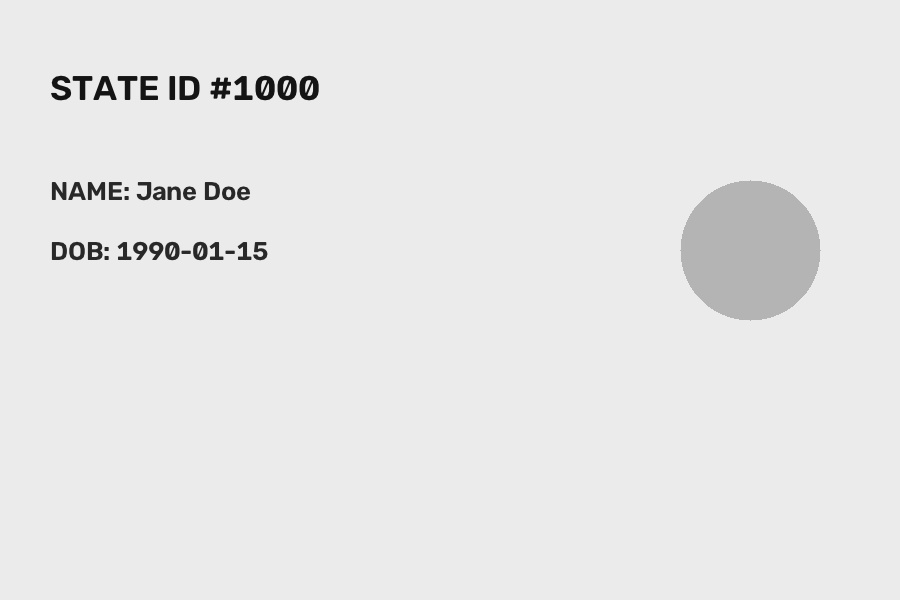
#> input picture dataset/genuine/sample_0.jpg, 900 x 600 px; its folder holds only this picture in this run
$ python generate_synthetic_forgeries.py
#> lines starting #> are read from the running program, lines starting #| are printed output that depends on the picture
"""
generate_synthetic_forgeries.py

Phase 2 deliverable — AI-Based Fake Identity and Document Screening System

Purpose
-------
Real leaked/forged ID datasets are (rightly) hard to get for a course project.
This script takes your "genuine" sample ID images and synthetically tampers
them in ways that mimic real-world forgery techniques, so you have a labeled
Genuine/Forged dataset to train and evaluate the ELA classifier locally.

Forgery types simulated (each is a real tampering technique):
  1. Text overlay tampering   — simulates editing a name/DOB/ID number field
  2. Photo splicing           — simulates swapping the ID photo with another
  3. Copy-move cloning        — simulates duplicating a region to cover/hide text
  4. Recompression artifact   — simulates a screenshot-and-re-save forgery
     (no visible edit, but a JPEG-generation-history inconsistency — a good
     "hard negative" so your classifier doesn't just learn to spot obvious edits)

Usage
-----
    python generate_synthetic_forgeries.py \
        --genuine_dir dataset/genuine \
        --output_dir dataset/forged \
        --per_image 4

Requirements: opencv-python, numpy, Pillow (already in requirements.txt)
"""

import argparse
import os
import random
from pathlib import Path

import cv2
import numpy as np
from PIL import Image, ImageDraw, ImageFont


# --------------------------------------------------------------------------- #
# Individual forgery operations
# --------------------------------------------------------------------------- #

def tamper_text_overlay(image: np.ndarray) -> np.ndarray:
    """Paste a new text string over part of the image, mimicking an edited
    name/DOB/ID field. Uses PIL for cleaner font rendering than cv2.putText."""
    pil_img = Image.fromarray(cv2.cvtColor(image, cv2.COLOR_BGR2RGB))
    draw = ImageDraw.Draw(pil_img)
    h, w = image.shape[:2]

    # Pick a plausible "text field" region (lower-left third, where names/DOB
    # usually sit on ID templates) and paint over it before writing new text —
    # this mimics how a forger blanks a field before typing a replacement.
    x = random.randint(int(w * 0.05), int(w * 0.35))
    y = random.randint(int(h * 0.55), int(h * 0.8))
    box_w, box_h = random.randint(120, 220), random.randint(20, 34)
    draw.rectangle([x, y, x + box_w, y + box_h], fill=(245, 245, 240))

    fake_strings = ["JOHN A SMITH", "01/01/1999", "ID-88213X", "EXP 12/2030"]
    try:
        font = ImageFont.truetype("DejaVuSans-Bold.ttf", size=box_h - 6)
    except IOError:
        font = ImageFont.load_default()
    draw.text((x + 4, y + 2), random.choice(fake_strings), fill=(20, 20, 20), font=font)

    return cv2.cvtColor(np.array(pil_img), cv2.COLOR_RGB2BGR)


def tamper_photo_splice(image: np.ndarray) -> np.ndarray:
    """Simulate photo-swap fraud: cut a rectangular region (standing in for
    the ID photo slot), then paste back a resized/blurred/noised version of
    itself from elsewhere in the image — approximating the blending artifacts
    of a spliced-in photo without needing a second source image."""
    h, w = image.shape[:2]
    result = image.copy()

    # Assume photo sits in the left third of the document — common ID layout.
    px, py = int(w * 0.05), int(h * 0.15)
    pw, ph = int(w * 0.28), int(h * 0.55)
    pw, ph = max(pw, 10), max(ph, 10)

    # Source a donor patch from elsewhere in the image, resize to fit,
    # then blend it in with a soft-edged mask (splices rarely have hard edges
    # after a forger blurs the boundary).
    donor_x = random.randint(0, max(1, w - pw))
    donor_y = random.randint(0, max(1, h - ph))
    donor = image[donor_y:donor_y + ph, donor_x:donor_x + pw]
    donor = cv2.resize(donor, (pw, ph))
    donor = cv2.GaussianBlur(donor, (3, 3), 0)

    mask = np.zeros((ph, pw), dtype=np.uint8)
    cv2.ellipse(mask, (pw // 2, ph // 2), (pw // 2 - 3, ph // 2 - 3), 0, 0, 360, 255, -1)
    mask = cv2.GaussianBlur(mask, (9, 9), 0)
    mask_3ch = cv2.merge([mask, mask, mask]).astype(np.float32) / 255.0

    roi = result[py:py + ph, px:px + pw].astype(np.float32)
    blended = (roi * (1 - mask_3ch) + donor.astype(np.float32) * mask_3ch).astype(np.uint8)
    result[py:py + ph, px:px + pw] = blended

    return result


def tamper_copy_move(image: np.ndarray) -> np.ndarray:
    """Copy a small patch and paste it elsewhere on the same image — the
    classic 'copy-move' forgery used to hide a security feature or duplicate
    a stamp/signature."""
    h, w = image.shape[:2]
    result = image.copy()
    patch_w, patch_h = random.randint(40, 90), random.randint(20, 45)

    src_x = random.randint(0, max(1, w - patch_w))
    src_y = random.randint(0, max(1, h - patch_h))
    patch = image[src_y:src_y + patch_h, src_x:src_x + patch_w]

    dst_x = random.randint(0, max(1, w - patch_w))
    dst_y = random.randint(0, max(1, h - patch_h))
    result[dst_y:dst_y + patch_h, dst_x:dst_x + patch_w] = patch

    return result


def tamper_recompression(image: np.ndarray) -> np.ndarray:
    """No visible edit — just repeatedly re-encode at low JPEG quality to
    mimic a 'screenshot of a screenshot' forgery. This is intentionally a
    HARD example: your classifier should ideally still flag inconsistent
    compression history, but don't be surprised if this class has lower
    detection accuracy — that's a good, honest talking point for your report."""
    result = image
    for quality in (60, 40, 55):
        _, encoded = cv2.imencode(".jpg", result, [cv2.IMWRITE_JPEG_QUALITY, quality])
        result = cv2.imdecode(encoded, cv2.IMREAD_COLOR)
    return result


FORGERY_FUNCTIONS = {
    "text_overlay": tamper_text_overlay,
    "photo_splice": tamper_photo_splice,
    "copy_move": tamper_copy_move,
    "recompression": tamper_recompression,
}


# --------------------------------------------------------------------------- #
# Driver
# --------------------------------------------------------------------------- #

def generate_forgeries(genuine_dir: str, output_dir: str, per_image: int, seed: int = 42) -> None:
#> called with genuine_dir = 'dataset/genuine', output_dir = 'dataset/forged', per_image = 4, seed = 42
    random.seed(seed)
    np.random.seed(seed)

    genuine_paths = sorted(
        [p for p in Path(genuine_dir).glob("*") if p.suffix.lower() in (".jpg", ".jpeg", ".png")]
    )
    if not genuine_paths:
        raise FileNotFoundError(
            f"No images found in '{genuine_dir}'. Add sample ID images there first "
            f"(see the dataset sourcing notes in README / Phase 2 notes)."
        )

    os.makedirs(output_dir, exist_ok=True)
    forgery_names = list(FORGERY_FUNCTIONS.keys())
    manifest_rows = ["filename,source_image,forgery_type,label"]
    count = 0

    for src_path in genuine_paths:
        image = cv2.imread(str(src_path))
#> image is the input picture: shape (600, 900, 3); min 13, max 243, mean 231
        if image is None:
            print(f"  [skip] couldn't read {src_path}")
            continue

        # Cycle through forgery types so the dataset stays balanced across
        # techniques rather than randomly clumping.
        chosen_types = random.sample(
            forgery_names * ((per_image // len(forgery_names)) + 1), per_image
        )

        for i, forgery_type in enumerate(chosen_types):
            forged = FORGERY_FUNCTIONS[forgery_type](image.copy())

            # Apply one more forgery type ~30% of the time, to simulate
            # documents with more than one tampered region — more realistic
            # and pushes the classifier past trivially separable cases.
            if random.random() < 0.3:
                second_type = random.choice([t for t in forgery_names if t != forgery_type])
                forged = FORGERY_FUNCTIONS[second_type](forged)
                forgery_type = f"{forgery_type}+{second_type}"

            out_name = f"{src_path.stem}_forged_{i}.jpg"
            out_path = Path(output_dir) / out_name
            cv2.imwrite(str(out_path), forged, [cv2.IMWRITE_JPEG_QUALITY, 92])

            manifest_rows.append(f"{out_name},{src_path.name},{forgery_type},FORGED")
            count += 1
#> this loop made 4 passes
#> pass 1, in tamper_photo_splice, `donor = image[donor_y:donor_y + ph, donor_x:donor_x + pw]`:
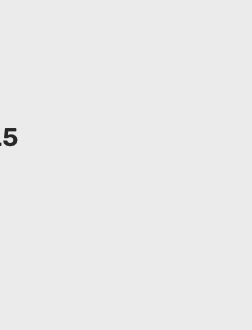
#> donor: shape (330, 252, 3); min 36, max 240, mean 234.6
#> pass 1, in tamper_photo_splice, `roi = result[py:py + ph, px:px + pw].astype(np.float32)`:
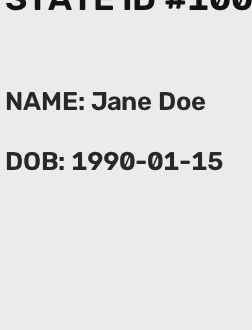
#> roi: shape (330, 252, 3) float32; min 13, max 243, mean 224
#> after the loop, count = 4; manifest_rows = 5 items

        print(f"  [{src_path.name}] -> {per_image} forged variants")

    manifest_path = Path(output_dir) / "forged_manifest.csv"
    manifest_path.write_text("\n".join(manifest_rows))

    print(f"\nDone. Generated {count} forged images into '{output_dir}'.")
#| Done. Generated 4 forged images into 'dataset/forged'.
    print(f"Manifest written to '{manifest_path}'.")
#| Manifest written to 'dataset/forged/forged_manifest.csv'.
    print(
        "\nReminder: also write a matching manifest row (label=GENUINE) for each "
        "original file in genuine_dir when you build the training CSV in Phase 3 —"
        " ela_detector.py's training script expects a unified genuine+forged manifest."
    )


def main():
    parser = argparse.ArgumentParser(description="Generate synthetic forged ID images for training.")
    parser.add_argument("--genuine_dir", default="dataset/genuine", help="Folder of clean/genuine ID images")
    parser.add_argument("--output_dir", default="dataset/forged", help="Where forged images are written")
    parser.add_argument("--per_image", type=int, default=4, help="Number of forged variants per genuine image")
    parser.add_argument("--seed", type=int, default=42)
    args = parser.parse_args()

    print(f"Generating synthetic forgeries from '{args.genuine_dir}' ...")
    generate_forgeries(args.genuine_dir, args.output_dir, args.per_image, args.seed)


if __name__ == "__main__":
    main()

$ run again, on dataset/genuine/sample_id.jpg
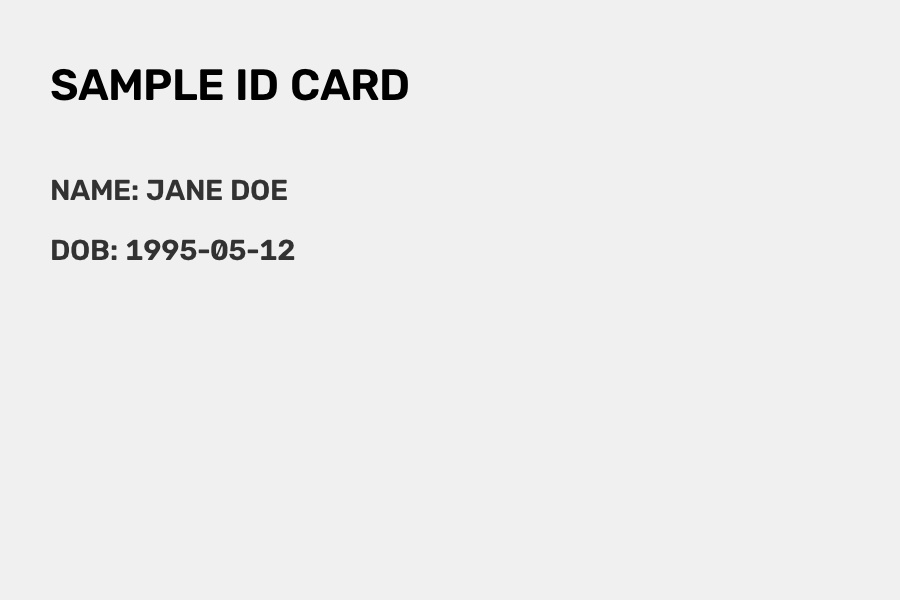
#> input picture dataset/genuine/sample_id.jpg, 900 x 600 px
#> in generate_forgeries, image is the input picture: shape (600, 900, 3); min 0, max 247, mean 236
#> the loop in generate_forgeries, `for i, forgery_type in enumerate(chosen_types):` made 4 passes
#> pass 1, in tamper_photo_splice, `roi = result[py:py + ph, px:px + pw].astype(np.float32)`:
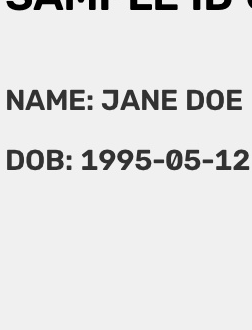
#> roi: shape (330, 252, 3) float32; min 0, max 247, mean 226.2
#> pass 1, in tamper_photo_splice, `blended = (roi * (1 - mask_3ch) + donor.astype(np.float32) * mask_3ch)..`:
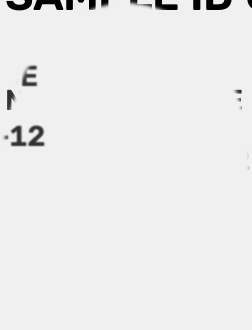
#> blended: shape (330, 252, 3); min 0, max 246, mean 235.7
#> after the loop in generate_forgeries, `for i, forgery_type in enumerate(chosen_types):`: count = 4; manifest_rows = 5 items
#| Done. Generated 4 forged images into 'dataset/forged'.
#| Manifest written to 'dataset/forged/forged_manifest.csv'.
